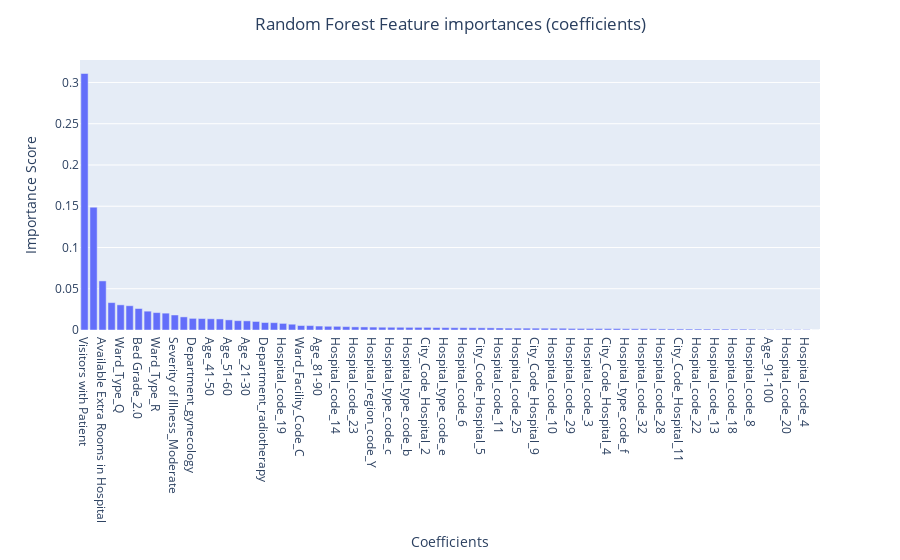

Notebook source saved alongside this figure:
### Markdown cell above
## Exhibit 11

### Code cell
# random_forest.fit(X_train, y_train)
# get importance
feature_importance = random_forest.feature_importances_

# summarize feature importance
print("Top 10 Important Features for Random Forest\n")
print("Attribute".center(35),"Importance".center(35), sep = "\t")
print("--------------------".center(35),"--------------------".center(35), sep = "\t")
for importance, name in sorted(zip(random_forest.feature_importances_, X_train.columns),reverse=True)[:10]:
    print (name.center(35), format(importance,'.2f').center(35), sep = "\t")
    
# plot feature importance
importances = pd.DataFrame(data={
    'Attribute': X_train.columns,
    'Importance': random_forest.feature_importances_
})
importances = importances.sort_values(by='Importance', ascending=False) 
fig11 = px.bar(importances, x='Attribute', y='Importance', labels={
    'Attribute':'Coefficients',
    'Importance':'Importance Score'
})

fig11.update_layout(title="Random Forest Feature importances (coefficients)",title_x=0.5)
fig11.show()

py.plot(fig11, filename = "Random Forest Feature importances (coefficients)",  auto_open = False)

### Figure 1 — Plotly figure (JSON) as saved in the notebook; plotly's stock layout.template omitted (floating-point values rounded to 4 significant figures)
{"data": [{"alignmentgroup": "True", "hovertemplate": "Coefficients=%{x}<br>Importance Score=%{y}<extra></extra>", "legendgroup": "", "marker": {"color": "#636efa", "pattern": {"shape": ""}}, "name": "", "offsetgroup": "", "orientation": "v", "showlegend": false, "textposition": "auto", "type": "bar", "x": ["Visitors with Patient", "Admission_Deposit", "Available Extra Rooms in Hospital", "Ward_Type_S", "Ward_Type_Q", "Type of Admission_Trauma", "Bed Grade_2.0", "Severity of Illness_Minor", "Ward_Type_R", "Bed Grade_3.0", "Severity of Illness_Moderate", "Bed Grade_4.0", "Department_gynecology", "Type of Admission_Urgent", "Age_41-50", "Age_31-40", "Age_51-60", "Age_71-80", "Age_21-30", "Age_61-70", "Department_radiotherapy", "Department_anesthesia", "Hospital_code_19", "Age_11-20", "Ward_Facility_Code_C", "City_Code_Hospital_7", "Age_81-90", "Hospital_code_26", "Hospital_code_14", "Ward_Facility_Code_F", "Hospital_code_23", "Ward_Facility_Code_E", "Hospital_region_code_Y", "City_Code_Hospital_6", "Hospital_type_code_c", "Ward_Facility_Code_D", "Hospital_type_code_b", "Hospital_region_code_Z", "City_Code_Hospital_2", "Hospital_type_code_d", "Hospital_type_code_e", "Hospital_code_27", "Hospital_code_6", "Hospital_code_24", "City_Code_Hospital_5", "City_Code_Hospital_3", "Hospital_code_11", "Ward_Facility_Code_B", "Hospital_code_25", "Hospital_code_30", "City_Code_Hospital_9", "Hospital_code_12", "Hospital_code_10", "Hospital_code_15", "Hospital_code_29", "Hospital_code_16", "Hospital_code_3", "Hospital_code_21", "City_Code_Hospital_4", "Hospital_code_9", "Hospital_type_code_f", "Hospital_code_17", "Hospital_code_32", "Hospital_code_2", "Hospital_code_28", "City_Code_Hospital_10", "City_Code_Hospital_11", "Hospital_code_31", "Hospital_code_22", "Hospital_code_5", "Hospital_code_13", "Hospital_type_code_g", "Hospital_code_18", "City_Code_Hospital_13", "Hospital_code_8", "Ward_Type_T", "Age_91-100", "Department_surgery", "Hospital_code_20", "Hospital_code_7", "Hospital_code_4", "Ward_Type_U"], "xaxis": "x", "y": [0.3109, 0.1489, 0.0595, 0.0332, 0.03049, 0.02941, 0.02605, 0.02283, 0.0211, 0.02042, 0.01819, 0.01589, 0.01409, 0.01388, 0.01361, 0.01342, 0.01229, 0.01132, 0.01108, 0.01035, 0.009061, 0.008878, 0.008001, 0.007016, 0.005422, 0.005351, 0.004802, 0.00451, 0.004456, 0.004105, 0.003776, 0.003712, 0.003533, 0.003377, 0.003318, 0.003299, 0.003212, 0.003205, 0.003188, 0.002958, 0.002918, 0.002809, 0.002792, 0.002707, 0.002634, 0.002586, 0.002445, 0.00229, 0.002253, 0.002253, 0.00224, 0.002193, 0.002145, 0.002134, 0.001888, 0.001861, 0.001845, 0.00183, 0.00179, 0.001788, 0.001582, 0.001532, 0.001509, 0.001457, 0.001319, 0.001291, 0.001286, 0.001192, 0.001183, 0.001167, 0.001153, 0.001134, 0.001084, 0.001071, 0.0009312, 0.0006943, 0.0006391, 0.0006351, 0.0006153, 0.0006085, 0.0004995, 0], "yaxis": "y"}], "layout": {"barmode": "relative", "legend": {"tracegroupgap": 0}, "margin": {"t": 60}, "title": {"text": "Random Forest Feature importances (coefficients)", "x": 0.5}, "xaxis": {"anchor": "y", "domain": [0, 1], "title": {"text": "Coefficients"}}, "yaxis": {"anchor": "x", "domain": [0, 1], "title": {"text": "Importance Score"}}}}
